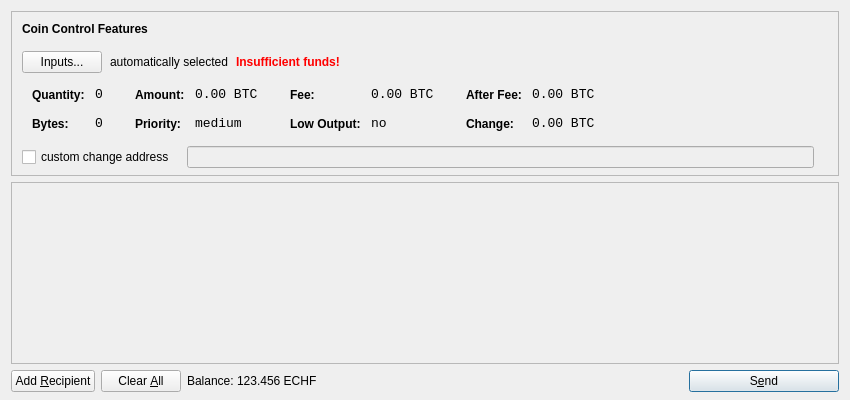
<?xml version="1.0" encoding="UTF-8"?>
<ui version="4.0">
 <class>SendCoinsDialog</class>
 <widget class="QDialog" name="SendCoinsDialog">
  <property name="geometry">
   <rect>
    <x>0</x>
    <y>0</y>
    <width>850</width>
    <height>400</height>
   </rect>
  </property>
  <property name="windowTitle">
   <string>Send Coins</string>
  </property>
  <layout class="QVBoxLayout" name="verticalLayout" stretch="0,1,0">
   <property name="bottomMargin">
    <number>8</number>
   </property>
   <item>
    <widget class="QFrame" name="frameCoinControl">
     <property name="sizePolicy">
      <sizepolicy hsizetype="Expanding" vsizetype="Expanding">
       <horstretch>0</horstretch>
       <verstretch>0</verstretch>
      </sizepolicy>
     </property>
     <property name="maximumSize">
      <size>
       <width>16777215</width>
       <height>16777215</height>
      </size>
     </property>
     <property name="frameShape">
      <enum>QFrame::StyledPanel</enum>
     </property>
     <property name="frameShadow">
      <enum>QFrame::Sunken</enum>
     </property>
     <layout class="QVBoxLayout" name="verticalLayoutCoinControl2">
      <property name="spacing">
       <number>-1</number>
      </property>
      <property name="leftMargin">
       <number>0</number>
      </property>
      <property name="topMargin">
       <number>0</number>
      </property>
      <property name="rightMargin">
       <number>0</number>
      </property>
      <property name="bottomMargin">
       <number>6</number>
      </property>
      <item>
       <layout class="QVBoxLayout" name="verticalLayoutCoinControl" stretch="0,0,0,0,1">
        <property name="spacing">
         <number>0</number>
        </property>
        <property name="leftMargin">
         <number>10</number>
        </property>
        <property name="topMargin">
         <number>10</number>
        </property>
        <item>
         <layout class="QHBoxLayout" name="horizontalLayoutCoinControl1">
          <property name="bottomMargin">
           <number>15</number>
          </property>
          <item>
           <widget class="QLabel" name="labelCoinControlFeatures">
            <property name="sizePolicy">
             <sizepolicy hsizetype="Preferred" vsizetype="Maximum">
              <horstretch>0</horstretch>
              <verstretch>0</verstretch>
             </sizepolicy>
            </property>
            <property name="font">
             <font>
              <weight>75</weight>
              <bold>true</bold>
             </font>
            </property>
            <property name="styleSheet">
             <string notr="true">font-weight:bold;</string>
            </property>
            <property name="text">
             <string>Coin Control Features</string>
            </property>
           </widget>
          </item>
         </layout>
        </item>
        <item>
         <layout class="QHBoxLayout" name="horizontalLayoutCoinControl2" stretch="0,0,0,0">
          <property name="spacing">
           <number>8</number>
          </property>
          <property name="bottomMargin">
           <number>10</number>
          </property>
          <item>
           <widget class="QPushButton" name="pushButtonCoinControl">
            <property name="styleSheet">
             <string notr="true"/>
            </property>
            <property name="text">
             <string>Inputs...</string>
            </property>
           </widget>
          </item>
          <item>
           <widget class="QLabel" name="labelCoinControlAutomaticallySelected">
            <property name="text">
             <string>automatically selected</string>
            </property>
            <property name="margin">
             <number>5</number>
            </property>
           </widget>
          </item>
          <item>
           <widget class="QLabel" name="labelCoinControlInsuffFunds">
            <property name="font">
             <font>
              <weight>75</weight>
              <bold>true</bold>
             </font>
            </property>
            <property name="styleSheet">
             <string notr="true">color:red;font-weight:bold;</string>
            </property>
            <property name="text">
             <string>Insufficient funds!</string>
            </property>
            <property name="margin">
             <number>5</number>
            </property>
           </widget>
          </item>
          <item>
           <spacer name="horizontalSpacerCoinControl">
            <property name="orientation">
             <enum>Qt::Horizontal</enum>
            </property>
            <property name="sizeHint" stdset="0">
             <size>
              <width>40</width>
              <height>1</height>
             </size>
            </property>
           </spacer>
          </item>
         </layout>
        </item>
        <item>
         <widget class="QWidget" name="widgetCoinControl" native="true">
          <property name="sizePolicy">
           <sizepolicy hsizetype="Preferred" vsizetype="Preferred">
            <horstretch>0</horstretch>
            <verstretch>0</verstretch>
           </sizepolicy>
          </property>
          <property name="minimumSize">
           <size>
            <width>0</width>
            <height>0</height>
           </size>
          </property>
          <property name="styleSheet">
           <string notr="true"/>
          </property>
          <layout class="QHBoxLayout" name="horizontalLayoutCoinControl5">
           <property name="margin">
            <number>0</number>
           </property>
           <item>
            <layout class="QHBoxLayout" name="horizontalLayoutCoinControl3" stretch="0,0,0,1">
             <property name="spacing">
              <number>20</number>
             </property>
             <property name="topMargin">
              <number>0</number>
             </property>
             <property name="bottomMargin">
              <number>10</number>
             </property>
             <item>
              <layout class="QFormLayout" name="formLayoutCoinControl1">
               <property name="horizontalSpacing">
                <number>10</number>
               </property>
               <property name="verticalSpacing">
                <number>14</number>
               </property>
               <property name="leftMargin">
                <number>10</number>
               </property>
               <property name="topMargin">
                <number>4</number>
               </property>
               <property name="rightMargin">
                <number>6</number>
               </property>
               <item row="0" column="0">
                <widget class="QLabel" name="labelCoinControlQuantityText">
                 <property name="styleSheet">
                  <string notr="true">font-weight:bold;</string>
                 </property>
                 <property name="text">
                  <string>Quantity:</string>
                 </property>
                 <property name="margin">
                  <number>0</number>
                 </property>
                </widget>
               </item>
               <item row="0" column="1">
                <widget class="QLabel" name="labelCoinControlQuantity">
                 <property name="font">
                  <font>
                   <family>Monospace</family>
                   <pointsize>10</pointsize>
                  </font>
                 </property>
                 <property name="cursor">
                  <cursorShape>IBeamCursor</cursorShape>
                 </property>
                 <property name="contextMenuPolicy">
                  <enum>Qt::ActionsContextMenu</enum>
                 </property>
                 <property name="text">
                  <string notr="true">0</string>
                 </property>
                 <property name="margin">
                  <number>0</number>
                 </property>
                 <property name="textInteractionFlags">
                  <set>Qt::LinksAccessibleByMouse|Qt::TextSelectableByKeyboard|Qt::TextSelectableByMouse</set>
                 </property>
                </widget>
               </item>
               <item row="1" column="0">
                <widget class="QLabel" name="labelCoinControlBytesText">
                 <property name="styleSheet">
                  <string notr="true">font-weight:bold;</string>
                 </property>
                 <property name="text">
                  <string>Bytes:</string>
                 </property>
                </widget>
               </item>
               <item row="1" column="1">
                <widget class="QLabel" name="labelCoinControlBytes">
                 <property name="font">
                  <font>
                   <family>Monospace</family>
                   <pointsize>10</pointsize>
                  </font>
                 </property>
                 <property name="cursor">
                  <cursorShape>IBeamCursor</cursorShape>
                 </property>
                 <property name="contextMenuPolicy">
                  <enum>Qt::ActionsContextMenu</enum>
                 </property>
                 <property name="text">
                  <string notr="true">0</string>
                 </property>
                 <property name="textInteractionFlags">
                  <set>Qt::LinksAccessibleByMouse|Qt::TextSelectableByKeyboard|Qt::TextSelectableByMouse</set>
                 </property>
                </widget>
               </item>
              </layout>
             </item>
             <item>
              <layout class="QFormLayout" name="formLayoutCoinControl2">
               <property name="horizontalSpacing">
                <number>10</number>
               </property>
               <property name="verticalSpacing">
                <number>14</number>
               </property>
               <property name="leftMargin">
                <number>6</number>
               </property>
               <property name="topMargin">
                <number>4</number>
               </property>
               <property name="rightMargin">
                <number>6</number>
               </property>
               <item row="0" column="0">
                <widget class="QLabel" name="labelCoinControlAmountText">
                 <property name="styleSheet">
                  <string notr="true">font-weight:bold;</string>
                 </property>
                 <property name="text">
                  <string>Amount:</string>
                 </property>
                 <property name="margin">
                  <number>0</number>
                 </property>
                </widget>
               </item>
               <item row="0" column="1">
                <widget class="QLabel" name="labelCoinControlAmount">
                 <property name="font">
                  <font>
                   <family>Monospace</family>
                   <pointsize>10</pointsize>
                  </font>
                 </property>
                 <property name="cursor">
                  <cursorShape>IBeamCursor</cursorShape>
                 </property>
                 <property name="contextMenuPolicy">
                  <enum>Qt::ActionsContextMenu</enum>
                 </property>
                 <property name="text">
                  <string notr="true">0.00 BTC</string>
                 </property>
                 <property name="textInteractionFlags">
                  <set>Qt::LinksAccessibleByMouse|Qt::TextSelectableByKeyboard|Qt::TextSelectableByMouse</set>
                 </property>
                </widget>
               </item>
               <item row="1" column="0">
                <widget class="QLabel" name="labelCoinControlPriorityText">
                 <property name="styleSheet">
                  <string notr="true">font-weight:bold;</string>
                 </property>
                 <property name="text">
                  <string>Priority:</string>
                 </property>
                </widget>
               </item>
               <item row="1" column="1">
                <widget class="QLabel" name="labelCoinControlPriority">
                 <property name="font">
                  <font>
                   <family>Monospace</family>
                   <pointsize>10</pointsize>
                  </font>
                 </property>
                 <property name="cursor">
                  <cursorShape>IBeamCursor</cursorShape>
                 </property>
                 <property name="contextMenuPolicy">
                  <enum>Qt::ActionsContextMenu</enum>
                 </property>
                 <property name="text">
                  <string>medium</string>
                 </property>
                 <property name="textInteractionFlags">
                  <set>Qt::LinksAccessibleByMouse|Qt::TextSelectableByKeyboard|Qt::TextSelectableByMouse</set>
                 </property>
                </widget>
               </item>
              </layout>
             </item>
             <item>
              <layout class="QFormLayout" name="formLayoutCoinControl3">
               <property name="horizontalSpacing">
                <number>10</number>
               </property>
               <property name="verticalSpacing">
                <number>14</number>
               </property>
               <property name="leftMargin">
                <number>6</number>
               </property>
               <property name="topMargin">
                <number>4</number>
               </property>
               <property name="rightMargin">
                <number>6</number>
               </property>
               <item row="0" column="0">
                <widget class="QLabel" name="labelCoinControlFeeText">
                 <property name="styleSheet">
                  <string notr="true">font-weight:bold;</string>
                 </property>
                 <property name="text">
                  <string>Fee:</string>
                 </property>
                 <property name="margin">
                  <number>0</number>
                 </property>
                </widget>
               </item>
               <item row="0" column="1">
                <widget class="QLabel" name="labelCoinControlFee">
                 <property name="font">
                  <font>
                   <family>Monospace</family>
                   <pointsize>10</pointsize>
                  </font>
                 </property>
                 <property name="cursor">
                  <cursorShape>IBeamCursor</cursorShape>
                 </property>
                 <property name="contextMenuPolicy">
                  <enum>Qt::ActionsContextMenu</enum>
                 </property>
                 <property name="text">
                  <string notr="true">0.00 BTC</string>
                 </property>
                 <property name="textInteractionFlags">
                  <set>Qt::LinksAccessibleByMouse|Qt::TextSelectableByKeyboard|Qt::TextSelectableByMouse</set>
                 </property>
                </widget>
               </item>
               <item row="1" column="0">
                <widget class="QLabel" name="labelCoinControlLowOutputText">
                 <property name="styleSheet">
                  <string notr="true">font-weight:bold;</string>
                 </property>
                 <property name="text">
                  <string>Low Output:</string>
                 </property>
                </widget>
               </item>
               <item row="1" column="1">
                <widget class="QLabel" name="labelCoinControlLowOutput">
                 <property name="font">
                  <font>
                   <family>Monospace</family>
                   <pointsize>10</pointsize>
                  </font>
                 </property>
                 <property name="cursor">
                  <cursorShape>IBeamCursor</cursorShape>
                 </property>
                 <property name="contextMenuPolicy">
                  <enum>Qt::ActionsContextMenu</enum>
                 </property>
                 <property name="text">
                  <string>no</string>
                 </property>
                 <property name="textInteractionFlags">
                  <set>Qt::LinksAccessibleByMouse|Qt::TextSelectableByKeyboard|Qt::TextSelectableByMouse</set>
                 </property>
                </widget>
               </item>
              </layout>
             </item>
             <item>
              <layout class="QFormLayout" name="formLayoutCoinControl4">
               <property name="horizontalSpacing">
                <number>10</number>
               </property>
               <property name="verticalSpacing">
                <number>14</number>
               </property>
               <property name="leftMargin">
                <number>6</number>
               </property>
               <property name="topMargin">
                <number>4</number>
               </property>
               <property name="rightMargin">
                <number>6</number>
               </property>
               <item row="0" column="0">
                <widget class="QLabel" name="labelCoinControlAfterFeeText">
                 <property name="styleSheet">
                  <string notr="true">font-weight:bold;</string>
                 </property>
                 <property name="text">
                  <string>After Fee:</string>
                 </property>
                 <property name="margin">
                  <number>0</number>
                 </property>
                </widget>
               </item>
               <item row="0" column="1">
                <widget class="QLabel" name="labelCoinControlAfterFee">
                 <property name="font">
                  <font>
                   <family>Monospace</family>
                   <pointsize>10</pointsize>
                  </font>
                 </property>
                 <property name="cursor">
                  <cursorShape>IBeamCursor</cursorShape>
                 </property>
                 <property name="contextMenuPolicy">
                  <enum>Qt::ActionsContextMenu</enum>
                 </property>
                 <property name="text">
                  <string notr="true">0.00 BTC</string>
                 </property>
                 <property name="textInteractionFlags">
                  <set>Qt::LinksAccessibleByMouse|Qt::TextSelectableByKeyboard|Qt::TextSelectableByMouse</set>
                 </property>
                </widget>
               </item>
               <item row="1" column="0">
                <widget class="QLabel" name="labelCoinControlChangeText">
                 <property name="styleSheet">
                  <string notr="true">font-weight:bold;</string>
                 </property>
                 <property name="text">
                  <string>Change:</string>
                 </property>
                </widget>
               </item>
               <item row="1" column="1">
                <widget class="QLabel" name="labelCoinControlChange">
                 <property name="font">
                  <font>
                   <family>Monospace</family>
                   <pointsize>10</pointsize>
                  </font>
                 </property>
                 <property name="cursor">
                  <cursorShape>IBeamCursor</cursorShape>
                 </property>
                 <property name="contextMenuPolicy">
                  <enum>Qt::ActionsContextMenu</enum>
                 </property>
                 <property name="text">
                  <string notr="true">0.00 BTC</string>
                 </property>
                 <property name="textInteractionFlags">
                  <set>Qt::LinksAccessibleByMouse|Qt::TextSelectableByKeyboard|Qt::TextSelectableByMouse</set>
                 </property>
                </widget>
               </item>
              </layout>
             </item>
            </layout>
           </item>
          </layout>
         </widget>
        </item>
        <item>
         <layout class="QHBoxLayout" name="horizontalLayoutCoinControl4" stretch="0,0,0">
          <property name="spacing">
           <number>12</number>
          </property>
          <property name="sizeConstraint">
           <enum>QLayout::SetDefaultConstraint</enum>
          </property>
          <property name="topMargin">
           <number>5</number>
          </property>
          <property name="rightMargin">
           <number>5</number>
          </property>
          <item>
           <widget class="QCheckBox" name="checkBoxCoinControlChange">
            <property name="text">
             <string>custom change address</string>
            </property>
           </widget>
          </item>
          <item>
           <widget class="QLineEdit" name="lineEditCoinControlChange">
            <property name="enabled">
             <bool>false</bool>
            </property>
            <property name="sizePolicy">
             <sizepolicy hsizetype="Expanding" vsizetype="Fixed">
              <horstretch>0</horstretch>
              <verstretch>0</verstretch>
             </sizepolicy>
            </property>
           </widget>
          </item>
          <item>
           <widget class="QLabel" name="labelCoinControlChangeLabel">
            <property name="sizePolicy">
             <sizepolicy hsizetype="Preferred" vsizetype="Expanding">
              <horstretch>0</horstretch>
              <verstretch>0</verstretch>
             </sizepolicy>
            </property>
            <property name="minimumSize">
             <size>
              <width>0</width>
              <height>0</height>
             </size>
            </property>
            <property name="text">
             <string/>
            </property>
            <property name="margin">
             <number>3</number>
            </property>
           </widget>
          </item>
         </layout>
        </item>
        <item>
         <spacer name="verticalSpacerCoinControl">
          <property name="orientation">
           <enum>Qt::Vertical</enum>
          </property>
          <property name="sizeHint" stdset="0">
           <size>
            <width>800</width>
            <height>1</height>
           </size>
          </property>
         </spacer>
        </item>
       </layout>
      </item>
     </layout>
    </widget>
   </item>
   <item>
    <widget class="QScrollArea" name="scrollArea">
     <property name="widgetResizable">
      <bool>true</bool>
     </property>
     <widget class="QWidget" name="scrollAreaWidgetContents">
      <property name="geometry">
       <rect>
        <x>0</x>
        <y>0</y>
        <width>830</width>
        <height>165</height>
       </rect>
      </property>
      <layout class="QVBoxLayout" name="verticalLayout_2">
       <property name="margin">
        <number>0</number>
       </property>
       <item>
        <layout class="QVBoxLayout" name="entries">
         <property name="spacing">
          <number>6</number>
         </property>
        </layout>
       </item>
       <item>
        <spacer name="verticalSpacer">
         <property name="orientation">
          <enum>Qt::Vertical</enum>
         </property>
         <property name="sizeHint" stdset="0">
          <size>
           <width>20</width>
           <height>40</height>
          </size>
         </property>
        </spacer>
       </item>
      </layout>
     </widget>
    </widget>
   </item>
   <item>
    <layout class="QHBoxLayout" name="horizontalLayout">
     <item>
      <widget class="QPushButton" name="addButton">
       <property name="toolTip">
        <string>Send to multiple recipients at once</string>
       </property>
       <property name="text">
        <string>Add &amp;Recipient</string>
       </property>
       <property name="icon">
        <iconset resource="../bitcoin.qrc">
         <normaloff>:/icons/add</normaloff>:/icons/add</iconset>
       </property>
       <property name="autoDefault">
        <bool>false</bool>
       </property>
      </widget>
     </item>
     <item>
      <widget class="QPushButton" name="clearButton">
       <property name="sizePolicy">
        <sizepolicy hsizetype="Minimum" vsizetype="Fixed">
         <horstretch>0</horstretch>
         <verstretch>0</verstretch>
        </sizepolicy>
       </property>
       <property name="toolTip">
        <string>Remove all transaction fields</string>
       </property>
       <property name="text">
        <string>Clear &amp;All</string>
       </property>
       <property name="icon">
        <iconset resource="../bitcoin.qrc">
         <normaloff>:/icons/remove</normaloff>:/icons/remove</iconset>
       </property>
       <property name="autoRepeatDelay">
        <number>300</number>
       </property>
       <property name="autoDefault">
        <bool>false</bool>
       </property>
      </widget>
     </item>
     <item>
      <layout class="QHBoxLayout" name="horizontalLayout_2">
       <property name="spacing">
        <number>3</number>
       </property>
       <item>
        <widget class="QLabel" name="label">
         <property name="text">
          <string>Balance:</string>
         </property>
        </widget>
       </item>
       <item>
        <widget class="QLabel" name="labelBalance">
         <property name="cursor">
          <cursorShape>IBeamCursor</cursorShape>
         </property>
         <property name="text">
          <string>123.456 ECHF</string>
         </property>
         <property name="textInteractionFlags">
          <set>Qt::LinksAccessibleByMouse|Qt::TextSelectableByKeyboard|Qt::TextSelectableByMouse</set>
         </property>
        </widget>
       </item>
      </layout>
     </item>
     <item>
      <spacer name="horizontalSpacer">
       <property name="orientation">
        <enum>Qt::Horizontal</enum>
       </property>
       <property name="sizeHint" stdset="0">
        <size>
         <width>40</width>
         <height>20</height>
        </size>
       </property>
      </spacer>
     </item>
     <item>
      <widget class="QPushButton" name="sendButton">
       <property name="minimumSize">
        <size>
         <width>150</width>
         <height>0</height>
        </size>
       </property>
       <property name="toolTip">
        <string>Confirm the send action</string>
       </property>
       <property name="text">
        <string>S&amp;end</string>
       </property>
       <property name="icon">
        <iconset resource="../bitcoin.qrc">
         <normaloff>:/icons/send</normaloff>:/icons/send</iconset>
       </property>
       <property name="default">
        <bool>true</bool>
       </property>
      </widget>
     </item>
    </layout>
   </item>
  </layout>
 </widget>
 <resources>
  <include location="../bitcoin.qrc"/>
 </resources>
 <connections/>
</ui>
